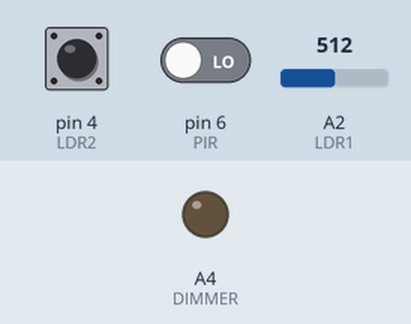
The sketch below on a simulated Arduino Uno, built with avr-gcc and run on an emulated ATmega328P. On the bench: output pins drawn as LEDs (lit = HIGH). The test bench sets the inputs (shaded band); at power-on: A2 (LDR1) = 512, pin 4 (LDR2) HIGH, pin 6 (PIR) LOW.

Above: at 1.2 s.
1.3 s: A2 (LDR1) set to 141
2.8 s: A2 (LDR1) set to 117
At 3.1 s:
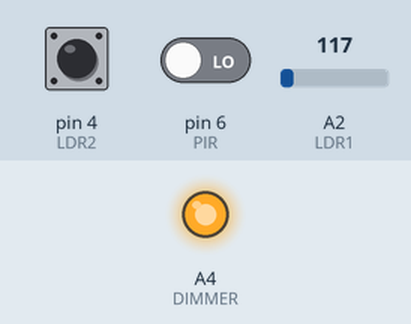
4.3 s: A2 (LDR1) set to 140
At 5.5 s:
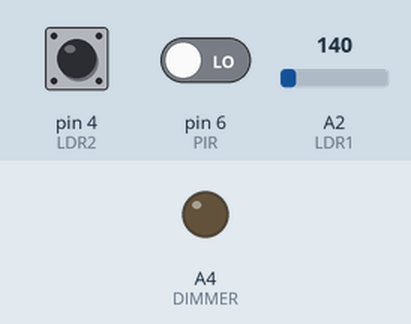
5.8 s: A2 (LDR1) set to 122
At 6.6 s:
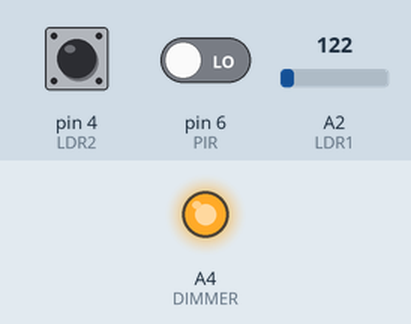
Timing chart, 0 to 8.3 s (numbered marks = the images above; inputs shaded):
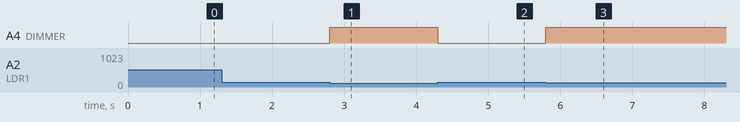

The sketch:

Implementacion1.ino
```cpp
/*                                                  A TENER EN CUENTA

Dentro de cada condición hay que establecer un rango Máximo
que será el valor que tome ValorDimmer cuando detecte movimiento
Y un valor mínimo, que será el valor predeterminado del Dimmer cuando está en Reposo.

La lectura digital de los sensores LDR NO DAN VALORES HIGH-LOW, sino que devuelve los valores binarios 0 y 1:
0: Oscuridad total
1: Un mínimo de luz ---> El mínimo ápice de luz activa este valor

Se han declarado los valores que pueden tomar el sensor LDR1 que detecta el Día/Noche como constantes con define,
De esta forma, no es necesario modificar todo el código si queremos cambiar el rango de iluminación con el que se activará el DIMMER.
Para los valores que puede tomar el dimmer, se han declarado también constantes, por el mismo motivo que en los valores del sensor LDR1.
Ambos, LDR1 Y DIMMER tienen 5 niveles de valores:
-Min    --> Mínimo
-MinMed --> Mínimo-Medio
-Med    --> Medio
-MaxMed --> Máximo-Medio
-Max    --> Máximo

El máximo de luz sería 1023, el dimmer comenzará a funcionar por lo menos cuando la cantidad de luz sea la mitad, aprox 523.
El máximo del dimmer creo recordar que era 250, si no es así, sólo hay que cambiar los valores de Iluminacion que puede tomar DIMMER.

No he conseguido encontrar una función de intervalo de tiempo para que la intensidad de la luz suba/baje progresivamente.
Asi que... He utilizado bucles For...

*/

//Datos de sensor LDR para determinación de Día-Noche
int valorLDR1 = 0;

//Datos de sensor LDR para iluminación de vehículos
int valorLDR2 = 0;

//Datos de sensor PIR
int valorPIR = 0;

//Valores DIMMER
int ValorDimmer = 0;

//Pines analógicos para DIMMER Y LDR1
#define LDR1 A2 //Sensor de iluminación de día/noche
#define DIMMER A4

//Pines  digitáles para  LDR2 y PIR
#define LDR2 4  //Sensor de iluminación de vehículo
#define PIR  6

                        //DECLARACIÓN DE VALORES QUE PUEDEN TOMAR EL SENSOR LDR1 Y EL DIMMER //


//Valores Para condición de cantidad de luz recibida por LDR1 es decir, el sensor encargado de determinar el día y la noche
#define ValorMaxLuz 523     // 100% de 523
#define ValorMaxMedLuz 393  // 70% de 523
#define ValorMedLuz  262    // 50% de 523
#define ValorMinMedLuz 130  // 25% de 523
#define ValorMinLuz 0       // 0% de 523

//Valores que puede tomar DIMMER es decir, la cantidad de energía que va a recibir, Valores calculados según el porcentaje de 250
#define IluminacionApagado 0
#define IluminacionMin 25            // 0%
#define IluminacionMinMed 63        // 25%
#define IluminacionMed 125          // 50%
#define IluminacionMaxMed 188       // 75%
#define IluminacionMax 250          // 100%


void setup()
{
    pinMode(DIMMER, OUTPUT);
    pinMode(PIR, INPUT);
    pinMode(LDR1, INPUT);
    pinMode(LDR2, INPUT);

}

void SubeBajaIntensidad(int AnteriorDimmer, int NuevoDimmer){
    if(AnteriorDimmer == NuevoDimmer){
        analogWrite(DIMMER, AnteriorDimmer);
    }

    else if(AnteriorDimmer > NuevoDimmer){
        for(int i = AnteriorDimmer; i >= NuevoDimmer; i--){
            analogWrite(DIMMER, i);
        }
    }

    else if(AnteriorDimmer < NuevoDimmer){
        for(int i = AnteriorDimmer; i <= NuevoDimmer; i++){
            analogWrite(DIMMER, i);
        }
    }
}


void loop()
{
    valorLDR1 = analogRead(LDR1);
    valorLDR2 = digitalRead(LDR2);
    valorPIR = digitalRead(PIR);
    int EscrituraAnteriorDimmer = ValorDimmer;


    if(valorLDR1 >= ValorMaxLuz)
    {
        ValorDimmer = IluminacionApagado;

    }

    else if((valorLDR1 >= ValorMaxMedLuz) && (valorLDR1 < ValorMaxLuz))
    {

        if(valorPIR == HIGH && valorLDR2 == 0){
            ValorDimmer = IluminacionMinMed;
        }

        else if(valorPIR == HIGH && valorLDR2 == 1){
            ValorDimmer = IluminacionMin;
        }
        else if(valorPIR == LOW && valorLDR2 == 1){
            ValorDimmer = IluminacionMin;
        }

        else ValorDimmer = IluminacionMin;
    }


    else if((valorLDR1 >= ValorMedLuz) && (valorLDR1 < ValorMaxMedLuz))
    {
       if(valorPIR == HIGH && valorLDR2 == 0){
            ValorDimmer = IluminacionMed;
        }

        else if(valorPIR == HIGH && valorLDR2 == 1){
            ValorDimmer = IluminacionMinMed;
        }
        else if(valorPIR == LOW && valorLDR2 == 1){
            ValorDimmer = IluminacionMinMed;
        }

        else ValorDimmer = IluminacionMinMed;
    }

    else if((valorLDR1 >= ValorMinMedLuz) & (valorLDR1 < ValorMedLuz))
    {
       if(valorPIR == HIGH && valorLDR2 == 0){
            ValorDimmer = IluminacionMaxMed;
        }

        else if(valorPIR == HIGH && valorLDR2 == 1){
            ValorDimmer = IluminacionMed;
        }
        else if(valorPIR == LOW && valorLDR2 == 1){
            ValorDimmer = IluminacionMed;
        }

        else ValorDimmer = IluminacionMed;
    }

    else if((valorLDR1 >= ValorMinLuz) & (valorLDR1 < ValorMinMedLuz))
    {
       if(valorPIR == HIGH && valorLDR2 == 0){
            ValorDimmer = IluminacionMax;
        }

        else if(valorPIR == HIGH && valorLDR2 == 1){
            ValorDimmer = IluminacionMaxMed;
        }
        else if(valorPIR == LOW && valorLDR2 == 1){
            ValorDimmer = IluminacionMaxMed;
        }

        else ValorDimmer = IluminacionMaxMed;

    }

    SubeBajaIntensidad(EscrituraAnteriorDimmer, ValorDimmer);

}
```

Measured:
- the behaviour switches between 130 and 129 on A2 (LDR1) (found by bisection; images 0 and 1)
- after the input at 1.3 s, every drawn part: stays the same
- after the input at 2.8 s, A4 (DIMMER): LOW → HIGH at once
- after the input at 4.3 s, A4 (DIMMER): HIGH → LOW at once
- after the input at 5.8 s, A4 (DIMMER): LOW → HIGH at once
